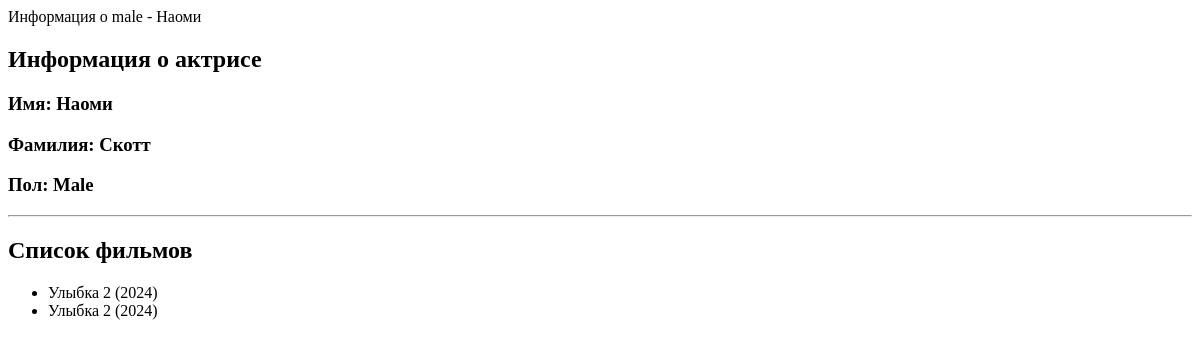
Before: /actor/11/ with the older database file.
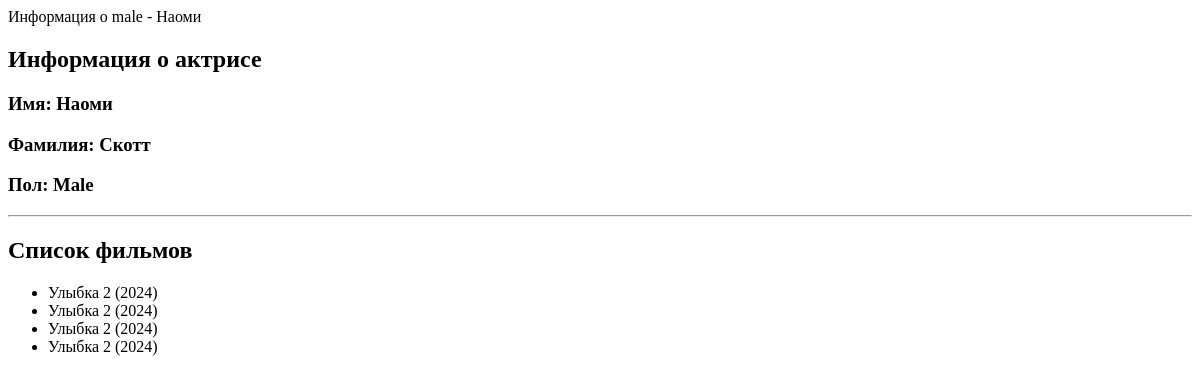
After: the same page with the newer database file.
### movie_app/models.py (models this page shows, shortened)
class Movie(models.Model):
    director = models.ForeignKey(Director, on_delete=models.CASCADE, null=True)
    actor = models.ManyToManyField(Actor)
    name = models.CharField(max_length=40)
    rating = models.IntegerField(validators=[MinValueValidator(1), MaxValueValidator(10)], null=True, blank=True)
    year = models.IntegerField(null=True, validators=[MinValueValidator(1900), MaxValueValidator(2050)])
    budget = models.IntegerField(default=1000000, validators=[MinValueValidator(1), MaxValueValidator(10000000)])
    slug = models.SlugField(default='', null=False)

### movie_app/views.py (the view)
# urls.py: path('actor/<int:pk>/', views.ActorDetailView.as_view(), name='actor-detail'),
class ActorDetailView(DetailView):
    model = Actor
    template_name = 'movie_app/one_actor.html'

### movie_app/templates/movie_app/one_actor.html
{% block title %}
    Информация о {{ actor.get_gender_display|lower }} - {{ actor.first_name }}
{% endblock %}
{% block content %}
    <h2>
        {% if actor.get_gender_display == 'male' %}
            Информация о актере
        {% else %}
            Информация о актрисе
        {% endif %}
    </h2>
    <h3>Имя: {{ actor.first_name }}</h3>
    <h3>Фамилия: {{ actor.last_name }}</h3>
    <h3>Пол: {{ actor.get_gender_display }}</h3>
    <hr>
    <h2>Список фильмов</h2>
        <ul>
        {% for movie in actor.movie_set.all %}
            <li>{{ movie.name }}</li>
        {% endfor %}
        </ul>
{% endblock %}

Changed rows visible on the page:
added Movie: name "Улыбка 2 (2024)"
added Movie: name "Улыбка 2 (2024)"
